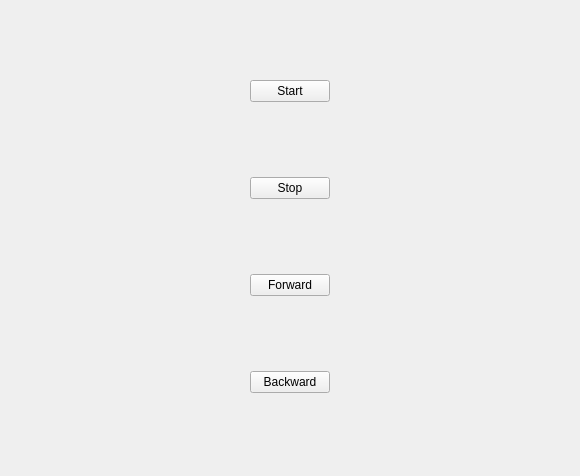
<?xml version="1.0" encoding="UTF-8"?>
<ui version="4.0">
 <class>Replay</class>
 <widget class="QWidget" name="Replay">
  <property name="geometry">
   <rect>
    <x>0</x>
    <y>0</y>
    <width>580</width>
    <height>476</height>
   </rect>
  </property>
  <property name="windowTitle">
   <string>Surakarta Replay</string>
  </property>
  <layout class="QHBoxLayout" name="horizonLayout">
   <item>
  <layout class="QVBoxLayout" name="verticalLayout">
   <item>
    <widget class="QPushButton" name="startButton">
     <property name="sizePolicy">
      <sizepolicy hsizetype="Fixed" vsizetype="Fixed">
       <horstretch>0</horstretch>
       <verstretch>0</verstretch>
      </sizepolicy>
     </property>
     <property name="text">
      <string>Start</string>
     </property>
    </widget>
   </item>
   <item>
    <widget class="QPushButton" name="stopButton">
     <property name="sizePolicy">
      <sizepolicy hsizetype="Fixed" vsizetype="Fixed">
       <horstretch>0</horstretch>
       <verstretch>0</verstretch>
      </sizepolicy>
     </property>
     <property name="text">
      <string>Stop</string>
     </property>
    </widget>
   </item>
   <item>
    <widget class="QPushButton" name="nextButton">
     <property name="sizePolicy">
      <sizepolicy hsizetype="Fixed" vsizetype="Fixed">
       <horstretch>0</horstretch>
       <verstretch>0</verstretch>
      </sizepolicy>
     </property>
     <property name="text">
      <string>Forward</string>
     </property>
    </widget>
   </item>
   <item>
    <widget class="QPushButton" name="backButton">
     <property name="sizePolicy">
      <sizepolicy hsizetype="Fixed" vsizetype="Fixed">
       <horstretch>0</horstretch>
       <verstretch>0</verstretch>
      </sizepolicy>
     </property>
     <property name="text">
      <string>Backward</string>
     </property>
    </widget>
   </item>
  </layout>
   </item>
  </layout>
 </widget>
 <resources/>
 <connections/>
</ui>
